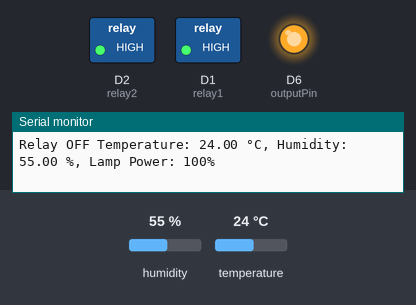
The sketch below on a simulated ESP8266 (NodeMCU). On the bench: switched loads named in the sketch (green lamp = pin HIGH), output pins drawn as LEDs (lit = HIGH), the last lines printed to the serial monitor. The inputs (shaded band) are chosen by the test bench; at power-on: temperature 24 °C, humidity 55 %. WiFi joins after 1.5 s; servers stay silent unless stated.

Above: at 3.0 s.
3.1 s: temperature set to 29.4 °C
5.0 s: temperature set to 30.5 °C
At 6.2 s:
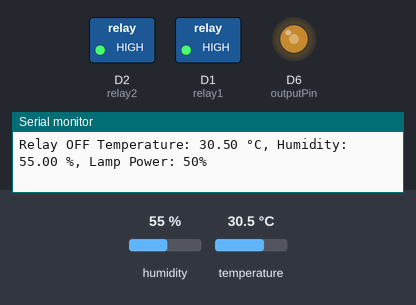
7.4 s: temperature set to 12 °C
At 9.1 s:
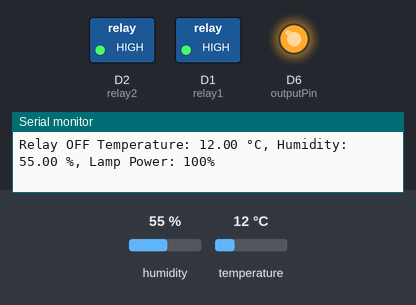
9.4 s: temperature set to 31 °C
At 11.0 s:
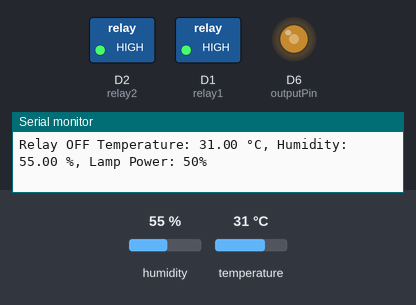
11.5 s: temperature set to 19 °C
At 12.7 s:
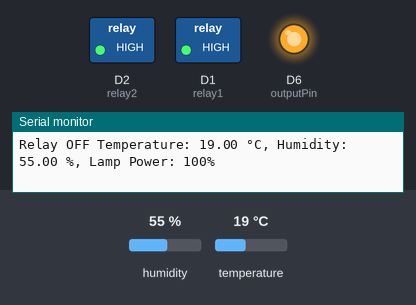
Timing chart, 0 to 14.5 s (numbered marks = the images above; inputs shaded):
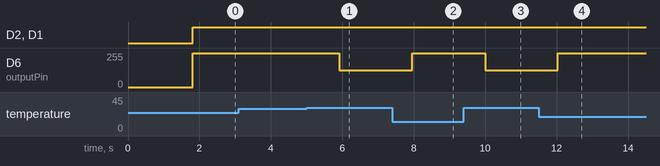

The sketch:

Smart_Dimmer.ino
```cpp
/* Mendefinisikan template ID, Nama, dan Token otentikasi pada Blynk */
#define BLYNK_TEMPLATE_ID "TMPL6U8OomihZ"
#define BLYNK_TEMPLATE_NAME "Kelembaban IOT"
#define BLYNK_AUTH_TOKEN "OeF3CIW2uyzpmfmFL-PTEITzzFRHQCoC"

#include <ESP8266WiFi.h>                    // Wifi ESP8266
#include <BlynkSimpleEsp8266.h>             // Blynk
#include <RBDdimmer.h>
#include <DHT.h>

/* Mendefinisikan jaringan wifi dan token otentikasi pada Blynk */
char auth[] = "OeF3CIW2uyzpmfmFL-PTEITzzFRHQCoC";
char ssid[] = "tenda";
char pass[] = "duakelinci";

#define USE_SERIAL Serial
#define outputPin 12 //D6
#define zerocross 14 // D5

#define DHTPIN 2  //D4
#define DHTTYPE DHT22   // Mendefinisikan jenis sensor DHT22

BlynkTimer timer;                           // Mendefinisikan objek BlynkTimer

int newOutVal = 0; // Nilai baru untuk dimmer
dimmerLamp dimmer(outputPin, zerocross); // Inisialisasi dimmer
DHT dht(DHTPIN, DHTTYPE);                // Membuat objek sensor DHT

float temp = 0.0;     // Variabel untuk suhu
float humidity = 0.0; // Variabel untuk kelembapan
int lastOutVal = -1;    // Menyimpan nilai dimmer terakhir

const int relay1 = D1; //pin2
const int relay2 = D2; //A0 FOR ARDUINO/ 36 FOR ESP

int relayON = LOW; //relay nyala
int relayOFF = HIGH;

void setup() {
  USE_SERIAL.begin(9600);
  dimmer.begin(NORMAL_MODE, ON); // Inisialisasi dimmer
  dht.begin();                   // Inisialisasi sensor DHT22

  Blynk.begin(auth, ssid, pass);

  USE_SERIAL.println("Dimmer Program is starting...");

  pinMode(relay1, OUTPUT);
  pinMode(relay2, OUTPUT);
}

void loop() {
  Blynk.run();  // Menjalankan Blynk
  timer.run();  // Menjalankan BlynkTimer

  // Membaca suhu dan kelembapan dari DHT22
  temp = dht.readTemperature(); // Membaca suhu dalam Celcius
  humidity = dht.readHumidity(); // Membaca kelembapan

  // Jika pembacaan gagal, tampilkan pesan kesalahan
  if (isnan(temp) || isnan(humidity)) {
    USE_SERIAL.println("Failed to read from DHT sensor!");
    delay(2000); // Tunggu 2 detik sebelum mencoba lagi
    return;
  }

  // Logika kontrol dimmer berdasarkan suhu

  if ( temp >= 0 && temp < 30){
    newOutVal = 100; // Nyalakan lampu penuh jika suhu kurang dari 30°C
    digitalWrite(relay1, relayOFF);
    digitalWrite(relay2, relayOFF);
    USE_SERIAL.print("Relay OFF ");
  } else if (temp >= 30 && temp<33){
    newOutVal=50;  // Nyalakan lampu dengan kecerahan 50% jika suhu antara 30°C dan 33°C
    digitalWrite(relay1, relayOFF);
    digitalWrite(relay2, relayOFF);
    USE_SERIAL.print("Relay OFF ");
  } else {
    newOutVal=0;   // Matikan lampu jika suhu lebih dari atau sama dengan 33°C
    digitalWrite(relay1, relayON);
    digitalWrite(relay2, relayON);
    USE_SERIAL.print("Relay ON ");
  }

  // Terapkan nilai dimmer jika berbeda dari nilai sebelumnya
  if (newOutVal != lastOutVal) {
    dimmer.setPower(newOutVal);
    lastOutVal = newOutVal;
  }

  // Menampilkan suhu, kelembapan, dan persentase kecerahan lampu pada serial monitor
  USE_SERIAL.print("Temperature: ");
  USE_SERIAL.print(temp);
  USE_SERIAL.print(" °C, Humidity: ");
  USE_SERIAL.print(humidity);
  USE_SERIAL.print(" %, Lamp Power: ");
  USE_SERIAL.print(lastOutVal);
  USE_SERIAL.println("%");


  Blynk.virtualWrite(V0, temp);
  Blynk.virtualWrite(V1, humidity);
  Blynk.virtualWrite(V2, lastOutVal);
  Blynk.virtualWrite(V3, relay1);
  Blynk.virtualWrite(V4, relay2);

  delay(500); // Tunggu 2 detik sebelum pembacaan berikutnya
}

// Fungsi untuk memeriksa koneksi ke server Blynk
void checkConnection()
{
  if (!Blynk.connected()) {
    Serial.println("Reconnecting...");
    if (Blynk.connect()) {
      Serial.println("Reconnected!");
    } else {
      Serial.println("Reconnect failed!");
    }
  }
}
```

Measured:
- the behaviour switches between 29.9 and 30 °C on temperature (found by bisection; images 0 and 1)
- after the input at 5.0 s, D6 (outputPin): 255/255 → 127/255 after 0.92 s
- after the input at 7.4 s, D6 (outputPin): 127/255 → 255/255 after 0.56 s
- after the input at 9.4 s, D6 (outputPin): 255/255 → 127/255 after 0.60 s
- after the input at 11.5 s, D6 (outputPin): 127/255 → 255/255 after 0.54 s
